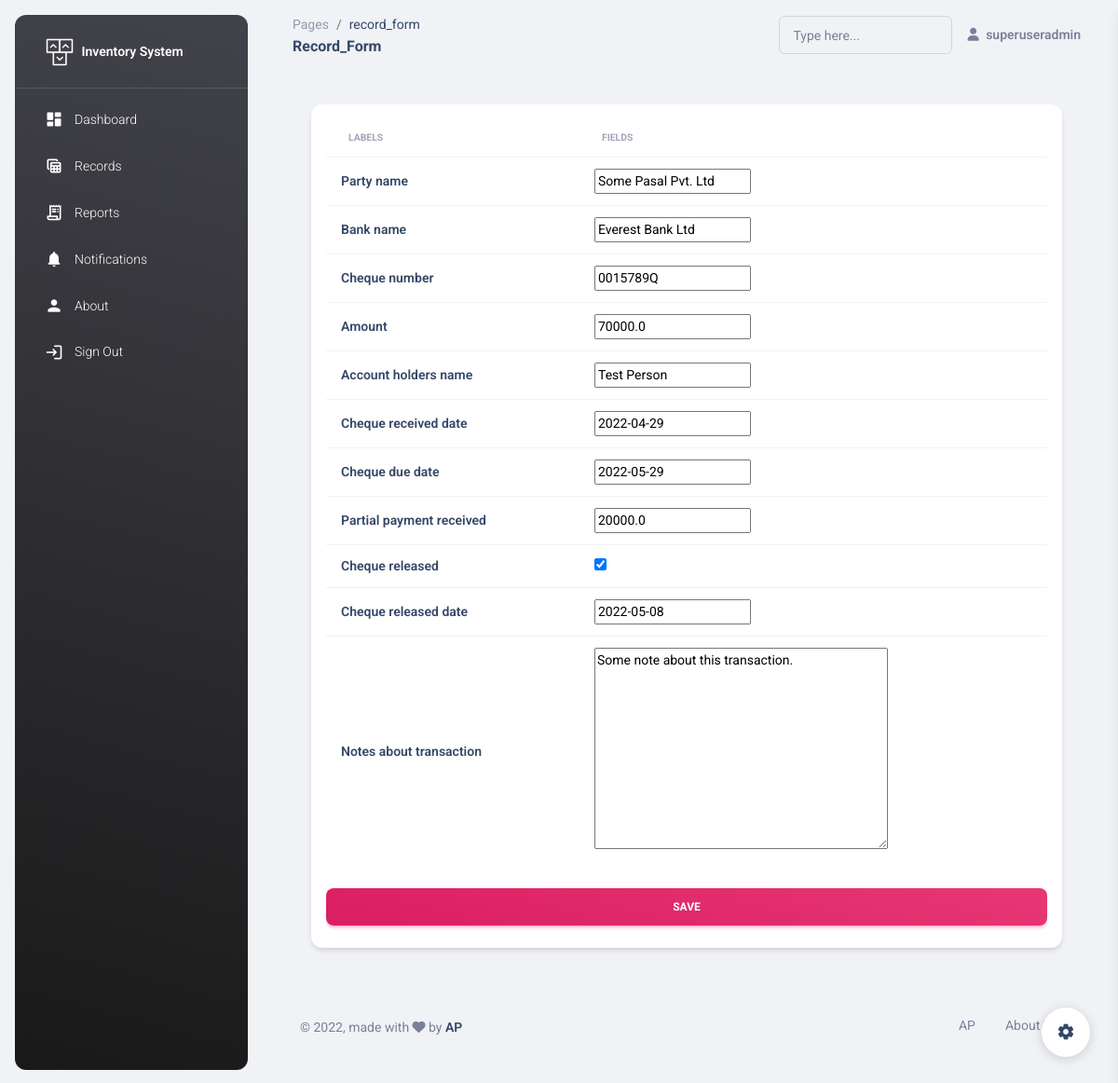
Screenshot of /updaterecord/1/ (signed in) with the database file from the repository.
### main/models.py (models this page shows, shortened)
class chequeInfo(models.Model):
    party_name = models.CharField(max_length=80,null=True, blank=True)
    bank_name = models.CharField(max_length=50, null=True, blank=True)
    cheque_number = models.CharField(max_length=15, null=True, blank=True)
    amount = models.FloatField(null=True, blank=True)
    account_holders_name = models.CharField(max_length=50, null=True, blank=True)
    cheque_received_date = models.DateField()
    cheque_due_date = models.DateField()
    partial_payment_received = models.FloatField(default=0.0)
    cheque_released = models.BooleanField(default=False)
    cheque_released_date = models.DateField(null=True, blank=True)
    notes_about_transaction = models.TextField(null=True, blank=True)

### main/views.py (the view)
# urls.py: path('updaterecord/<str:pk>/', views.updaterecord, name='updaterecord'),
@login_required(login_url='signin')
def updaterecord(request, pk):
    record = chequeInfo.objects.get(id=pk)
    form = chequeInfoForm(instance=record)
    if request.method=="POST":
        form = chequeInfoForm(request.POST, instance=record)
        if form.is_valid():
            form.save()
            return redirect('records')
    context={
        'form':form,
    }
    return render(request,"main/record_form.html", context)

### main/form.py
class chequeInfoForm(ModelForm):
    class Meta:
        model = chequeInfo
        fields = "__all__"

### main/templates/main/record_form.html (shortened to what this page needs)
{% extends 'main/base.html' %}
{% load static %}
    {% block pagename %}
    record_form
    {% endblock pagename %}
    {% block page %}
    Record_Form
    {% endblock page %}
    {% block content %}
    <br> <br> <br>
    <div class="container-fluid py-4">
      <div class="row">
        <div class="container-fluid px-2 px-md-4">
          <div class="card card-body mx-3 mx-md-4 mt-n6">
                <form method="POST" action="" role="form" class="text-start">
                  <div class="table-responsive p-0">
                    <table class="table align-items-center mb-0">
                      <thead>
                        <tr>
                          <th class="text-uppercase text-secondary text-xxs font-weight-bolder opacity-7">Labels</th>
                          <th class="text-uppercase text-secondary text-xxs font-weight-bolder opacity-7">Fields</th>
                        </tr>
                      </thead>
                      <tbody>
                        {% for field in form %}
                      <tr>
                        <td>
                          <div class="d-flex px-2 py-1">
                            <div class="d-flex flex-column justify-content-center">
                              <h6 class="mb-0 text-sm">{{field.label}}</h6>
                            </div>
                          </div>
                        </td>
                        <td>
                          <div class="d-flex px-2 py-1">
                            <div class="d-flex flex-column justify-content-center">
                              <h6 class="mb-0 text-sm">{{field}}</h6>
                            </div>
                          </div>
                        </td>
                      </tr>
                      {% endfor %}
                    </tbody>
                  </table>
                  <div class="text-center">
                    <button type="submit"  class="btn bg-gradient-primary w-100 my-4 mb-2">Save</button>
                  </div>
                </div>
                </form>
          </div>
        </div>
      </div>
    </div>
    {% endblock content %}

### main/templates/main/base.html (shortened to what this page needs)
{% load static %}
<!DOCTYPE html>
<html lang="en">
<head>
  <link href="{% static 'css/nucleo-icons.css' %}" rel="stylesheet" />
  <link href="{% static 'css/nucleo-svg.css' %}" rel="stylesheet" />
  <link id="pagestyle" href="{% static 'css/material-dashboard.css' %}" rel="stylesheet" />
</head>
<body class="g-sidenav-show  bg-gray-200">
  <aside class="sidenav navbar navbar-vertical navbar-expand-xs border-0 border-radius-xl my-3 fixed-start ms-3   bg-gradient-dark" id="sidenav-main">
    <div class="sidenav-header">
      <a class="navbar-brand m-0" href=" {% url 'dashboard'%} " target="_blank">
        <img src="{% static 'img/logo-ct.png' %}" class="navbar-brand-img h-100" alt="main_logo' %}">
        <span class="ms-1 font-weight-bold text-white">Inventory System</span>
      </a>
    </div>
    <hr class="horizontal light mt-0 mb-2">
    <div class="collapse navbar-collapse  w-auto " id="sidenav-collapse-main">
      <ul class="navbar-nav">
        <li class="nav-item">
          <a class="nav-link text-white {% block dlink %}{% endblock dlink%} " href="{% url 'dashboard'%}">
            <div class="text-white text-center me-2 d-flex align-items-center justify-content-center">
              <i class="material-icons opacity-10">dashboard</i>
            </div>
            <span class="nav-link-text ms-1">Dashboard</span>
          </a>
        </li>
        <li class="nav-item">
          <a class="nav-link text-white {% block rlink %}{% endblock rlink%} " href="{% url 'records' %}">
            <div class="text-white text-center me-2 d-flex align-items-center justify-content-center">
              <i class="material-icons opacity-10">table_view</i>
            </div>
            <span class="nav-link-text ms-1">Records</span>
          </a>
        </li>
        <li class="nav-item">
          <a class="nav-link text-white {% block replink %}{% endblock replink%}" href="{% url 'reports'%}">
            <div class="text-white text-center me-2 d-flex align-items-center justify-content-center">
              <i class="material-icons opacity-10">receipt_long</i>
            </div>
            <span class="nav-link-text ms-1">Reports</span>
          </a>
        </li>
        <li class="nav-item">
          <a class="nav-link text-white {% block nlink %}{% endblock nlink%}" href="{% url 'notifications'%}">
            <div class="text-white text-center me-2 d-flex align-items-center justify-content-center">
              <i class="material-icons opacity-10">notifications</i>
            </div>
            <span class="nav-link-text ms-1">Notifications</span>
          </a>
        </li>
        <li class="nav-item">
          <a class="nav-link text-white {% block alink %}{% endblock alink%}" href="{% url 'about'%}">
            <div class="text-white text-center me-2 d-flex align-items-center justify-content-center">
              <i class="material-icons opacity-10">person</i>
            </div>
            <span class="nav-link-text ms-1">About</span>
          </a>
        </li>
        <li class="nav-item">
          <a class="nav-link text-white " href="{% url 'signout'%}">
            <div class="text-white text-center me-2 d-flex align-items-center justify-content-center">
              <i class="material-icons opacity-10">login</i>
            </div>
            <span class="nav-link-text ms-1">Sign Out</span>
          </a>
        </li>
      </ul>
    </div>
  </aside>
  <main class="main-content position-relative max-height-vh-100 h-100 border-radius-lg ">
    <nav class="navbar navbar-main navbar-expand-lg px-0 mx-4 shadow-none border-radius-xl" id="navbarBlur" navbar-scroll="true">
      <div class="container-fluid py-1 px-3">
        <nav aria-label="breadcrumb">
          <ol class="breadcrumb bg-transparent mb-0 pb-0 pt-1 px-0 me-sm-6 me-5">
            <li class="breadcrumb-item text-sm"><a class="opacity-5 text-dark" href="javascript:;">Pages</a></li>
            <li class="breadcrumb-item text-sm text-dark active" aria-current="page">
              {% block pagename %}
              {% endblock pagename %}
            </li>
          </ol>
          <h6 class="font-weight-bolder mb-0">
            {% block page %}
            {% endblock page %}
          </h6>
        </nav>
        <div class="collapse navbar-collapse mt-sm-0 mt-2 me-md-0 me-sm-4" id="navbar">
          <div class="ms-md-auto pe-md-3 d-flex align-items-center">
            <div class="input-group input-group-outline">
              <label class="form-label">Type here...</label>
              <input type="text" class="form-control">
            </div>
          </div>
          <ul class="navbar-nav  justify-content-end">
            <li class="nav-item d-flex align-items-center">
              <a href="javascript:;" class="nav-link text-body font-weight-bold px-0">
                <i class="fa fa-user me-sm-1"></i>
                <span class="d-sm-inline d-none">{{request.user}}</span>
              </a>
            </li>
              </ul>
        </div>
      </div>
    </nav>
      {% block content %}
      {% endblock content %}
    <div class="container-fluid py-4">
      <footer class="footer py-4  ">
        <div class="container-fluid">
          <div class="row align-items-center justify-content-lg-between">
            <div class="col-lg-6 mb-lg-0 mb-4">
              <div class="copyright text-center text-sm text-muted text-lg-start">
                © ,
                made with <i class="fa fa-heart"></i> by
                <a href="https://www.github.com/iamanuppaudel" class="font-weight-bold" target="_blank">AP</a>
              </div>
            </div>
            <div class="col-lg-6">
              <ul class="nav nav-footer justify-content-center justify-content-lg-end">
                <li class="nav-item">
                  <a href="https://www.github.com/iamanuppaudel" class="nav-link text-muted" target="_blank">AP</a>
                </li>
                <li class="nav-item">
                  <a href="https://www.github.com/iamanuppaudel" class="nav-link text-muted" target="_blank">About Us</a>
                </li>
              </ul>
            </div>
          </div>
        </div>
      </footer>
    </div>
  </main>
  <div class="fixed-plugin">
    <a class="fixed-plugin-button text-dark position-fixed px-3 py-2">
      <i class="material-icons py-2">settings</i>
    </a>
  </div>
</body>
</html>

### rows the page displays
chequeInfo: form "Some Pasal Pvt. Ltd" "Everest Bank Ltd" "0015789Q" "70000.0" "Test Person" "2022-04-29" "2022-05-29" "20000.0" "☑" "2022-05-08" "Some note about this transaction."

### other values shown
{{ request.user }} "superuseradmin"
{{ field.label }} "Party name" "Bank name" "Cheque number" "Amount" "Account holders name" "Cheque received date" "Cheque due date" "Partial payment received" "Cheque released" "Cheque released date" "Notes about transaction"
